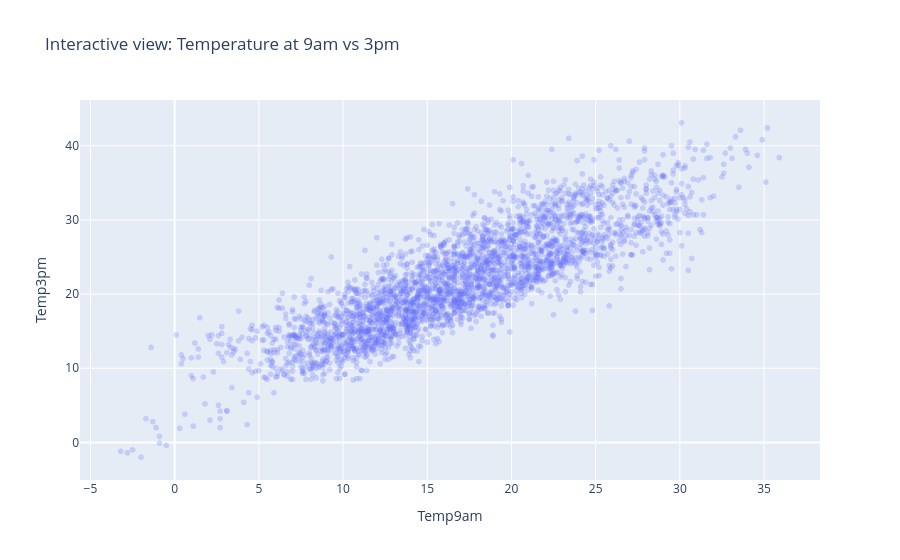

Write notebook code for a chart like this one.
### Markdown cell above
## 17. Relationships Between Explanatory Variables

This section moves from pairwise correlations to more visual relationships between explanatory variables. The goal is to decide where the raw data is redundant and where engineered differences or interactions may be more informative.

### Code cell
# Scatter plots for strongly correlated pairs

sample_temp = df[["Temp9am", "Temp3pm"]].dropna()
sample_temp = sample_temp.sample(min(3000, len(sample_temp)), random_state=42)

sample_pressure = df[["Pressure9am", "Pressure3pm"]].dropna()
sample_pressure = sample_pressure.sample(min(3000, len(sample_pressure)), random_state=42)

sample_humidity = df[["Humidity9am", "Humidity3pm"]].dropna()
sample_humidity = sample_humidity.sample(min(3000, len(sample_humidity)), random_state=42)

fig, axes = plt.subplots(1, 3, figsize=(15, 5))

sns.scatterplot(data=sample_temp, x="Temp9am", y="Temp3pm",
                alpha=0.2, s=20, ax=axes[0])
axes[0].set_title("Temperature at 9am vs 3pm")

sns.scatterplot(data=sample_pressure, x="Pressure9am", y="Pressure3pm",
                alpha=0.2, s=20, ax=axes[1])
axes[1].set_title("Pressure at 9am vs 3pm")

sns.scatterplot(data=sample_humidity, x="Humidity9am", y="Humidity3pm",
                alpha=0.2, s=20, ax=axes[2])
axes[2].set_title("Humidity at 9am vs 3pm")

plt.suptitle(
    "Scatter Plots — Strongly Correlated Variable Pairs (sample of 3,000)",
    fontsize=13, fontweight="bold"
)
plt.tight_layout()
plt.savefig(os.path.join(CHARTS_DIR, "fig_13_scatter_pairs.png"),
            dpi=150, bbox_inches="tight")
plt.show()

# Interactive version
fig = px.scatter(
    sample_temp, x="Temp9am", y="Temp3pm",
    opacity=0.25,
    title="Interactive view: Temperature at 9am vs 3pm"
)
fig.show()

### Figure 1 — Plotly figure (JSON) as saved in the notebook; plotly's stock layout.template omitted (floating-point values rounded to 4 significant figures; data arrays with more than 128 entries replaced by an {"elided": "..."} marker saying what was removed)
{"data": [{"hovertemplate": "Temp9am=%{x}<br>Temp3pm=%{y}<extra></extra>", "legendgroup": "", "marker": {"color": "#636efa", "opacity": 0.25, "symbol": "circle"}, "mode": "markers", "name": "", "showlegend": false, "type": "scattergl", "x": {"elided": "3000 float values"}, "xaxis": "x", "y": {"elided": "3000 float values"}, "yaxis": "y"}], "layout": {"legend": {"tracegroupgap": 0}, "title": {"text": "Interactive view: Temperature at 9am vs 3pm"}, "xaxis": {"anchor": "y", "domain": [0, 1], "title": {"text": "Temp9am"}}, "yaxis": {"anchor": "x", "domain": [0, 1], "title": {"text": "Temp3pm"}}}}
